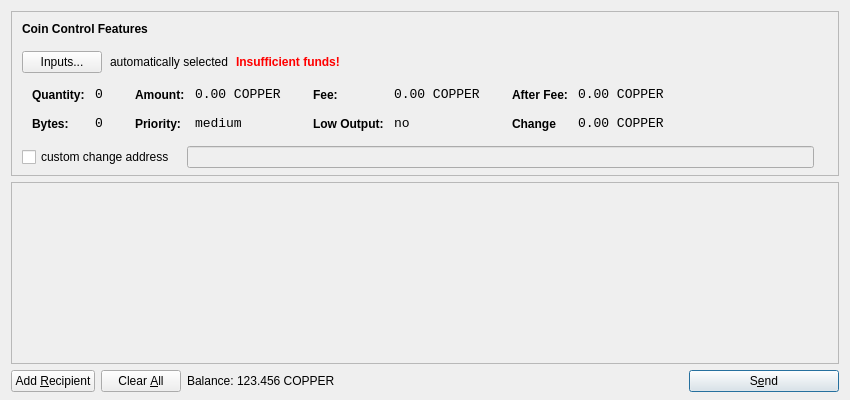
<?xml version="1.0" encoding="UTF-8"?>
<ui version="4.0">
 <class>SendCoinsDialog</class>
 <widget class="QDialog" name="SendCoinsDialog">
  <property name="geometry">
   <rect>
    <x>0</x>
    <y>0</y>
    <width>850</width>
    <height>400</height>
   </rect>
  </property>
  <property name="windowTitle">
   <string>Send Coins</string>
  </property>
  <layout class="QVBoxLayout" name="verticalLayout" stretch="0,1,0">
   <property name="bottomMargin">
    <number>8</number>
   </property>
   <item>
    <widget class="QFrame" name="frameCoinControl">
     <property name="sizePolicy">
      <sizepolicy hsizetype="Expanding" vsizetype="Expanding">
       <horstretch>0</horstretch>
       <verstretch>0</verstretch>
      </sizepolicy>
     </property>
     <property name="maximumSize">
      <size>
       <width>16777215</width>
       <height>16777215</height>
      </size>
     </property>
     <property name="frameShape">
      <enum>QFrame::StyledPanel</enum>
     </property>
     <property name="frameShadow">
      <enum>QFrame::Sunken</enum>
     </property>
     <layout class="QVBoxLayout" name="verticalLayoutCoinControl2">
      <property name="spacing">
       <number>-1</number>
      </property>
      <property name="leftMargin">
       <number>0</number>
      </property>
      <property name="topMargin">
       <number>0</number>
      </property>
      <property name="rightMargin">
       <number>0</number>
      </property>
      <property name="bottomMargin">
       <number>6</number>
      </property>
      <item>
       <layout class="QVBoxLayout" name="verticalLayoutCoinControl" stretch="0,0,0,0,1">
        <property name="spacing">
         <number>0</number>
        </property>
        <property name="leftMargin">
         <number>10</number>
        </property>
        <property name="topMargin">
         <number>10</number>
        </property>
        <item>
         <layout class="QHBoxLayout" name="horizontalLayoutCoinControl1">
          <property name="bottomMargin">
           <number>15</number>
          </property>
          <item>
           <widget class="QLabel" name="labelCoinControlFeatures">
            <property name="sizePolicy">
             <sizepolicy hsizetype="Preferred" vsizetype="Maximum">
              <horstretch>0</horstretch>
              <verstretch>0</verstretch>
             </sizepolicy>
            </property>
            <property name="font">
             <font>
              <weight>75</weight>
              <bold>true</bold>
             </font>
            </property>
            <property name="styleSheet">
             <string notr="true">font-weight:bold;</string>
            </property>
            <property name="text">
             <string>Coin Control Features</string>
            </property>
           </widget>
          </item>
         </layout>
        </item>
        <item>
         <layout class="QHBoxLayout" name="horizontalLayoutCoinControl2" stretch="0,0,0,0">
          <property name="spacing">
           <number>8</number>
          </property>
          <property name="bottomMargin">
           <number>10</number>
          </property>
          <item>
           <widget class="QPushButton" name="pushButtonCoinControl">
            <property name="styleSheet">
             <string notr="true"/>
            </property>
            <property name="text">
             <string>Inputs...</string>
            </property>
           </widget>
          </item>
          <item>
           <widget class="QLabel" name="labelCoinControlAutomaticallySelected">
            <property name="text">
             <string>automatically selected</string>
            </property>
            <property name="margin">
             <number>5</number>
            </property>
           </widget>
          </item>
          <item>
           <widget class="QLabel" name="labelCoinControlInsuffFunds">
            <property name="font">
             <font>
              <weight>75</weight>
              <bold>true</bold>
             </font>
            </property>
            <property name="styleSheet">
             <string notr="true">color:red;font-weight:bold;</string>
            </property>
            <property name="text">
             <string>Insufficient funds!</string>
            </property>
            <property name="margin">
             <number>5</number>
            </property>
           </widget>
          </item>
          <item>
           <spacer name="horizontalSpacerCoinControl">
            <property name="orientation">
             <enum>Qt::Horizontal</enum>
            </property>
            <property name="sizeHint" stdset="0">
             <size>
              <width>40</width>
              <height>1</height>
             </size>
            </property>
           </spacer>
          </item>
         </layout>
        </item>
        <item>
         <widget class="QWidget" name="widgetCoinControl" native="true">
          <property name="sizePolicy">
           <sizepolicy hsizetype="Preferred" vsizetype="Preferred">
            <horstretch>0</horstretch>
            <verstretch>0</verstretch>
           </sizepolicy>
          </property>
          <property name="minimumSize">
           <size>
            <width>0</width>
            <height>0</height>
           </size>
          </property>
          <property name="styleSheet">
           <string notr="true"/>
          </property>
          <layout class="QHBoxLayout" name="horizontalLayoutCoinControl5">
           <property name="margin">
            <number>0</number>
           </property>
           <item>
            <layout class="QHBoxLayout" name="horizontalLayoutCoinControl3" stretch="0,0,0,1">
             <property name="spacing">
              <number>20</number>
             </property>
             <property name="topMargin">
              <number>0</number>
             </property>
             <property name="bottomMargin">
              <number>10</number>
             </property>
             <item>
              <layout class="QFormLayout" name="formLayoutCoinControl1">
               <property name="horizontalSpacing">
                <number>10</number>
               </property>
               <property name="verticalSpacing">
                <number>14</number>
               </property>
               <property name="leftMargin">
                <number>10</number>
               </property>
               <property name="topMargin">
                <number>4</number>
               </property>
               <property name="rightMargin">
                <number>6</number>
               </property>
               <item row="0" column="0">
                <widget class="QLabel" name="labelCoinControlQuantityText">
                 <property name="styleSheet">
                  <string notr="true">font-weight:bold;</string>
                 </property>
                 <property name="text">
                  <string>Quantity:</string>
                 </property>
                 <property name="margin">
                  <number>0</number>
                 </property>
                </widget>
               </item>
               <item row="0" column="1">
                <widget class="QLabel" name="labelCoinControlQuantity">
                 <property name="font">
                  <font>
                   <family>Monospace</family>
                   <pointsize>10</pointsize>
                  </font>
                 </property>
                 <property name="cursor">
                  <cursorShape>IBeamCursor</cursorShape>
                 </property>
                 <property name="contextMenuPolicy">
                  <enum>Qt::ActionsContextMenu</enum>
                 </property>
                 <property name="text">
                  <string>0</string>
                 </property>
                 <property name="margin">
                  <number>0</number>
                 </property>
                 <property name="textInteractionFlags">
                  <set>Qt::LinksAccessibleByMouse|Qt::TextSelectableByKeyboard|Qt::TextSelectableByMouse</set>
                 </property>
                </widget>
               </item>
               <item row="1" column="0">
                <widget class="QLabel" name="labelCoinControlBytesText">
                 <property name="styleSheet">
                  <string notr="true">font-weight:bold;</string>
                 </property>
                 <property name="text">
                  <string>Bytes:</string>
                 </property>
                </widget>
               </item>
               <item row="1" column="1">
                <widget class="QLabel" name="labelCoinControlBytes">
                 <property name="font">
                  <font>
                   <family>Monospace</family>
                   <pointsize>10</pointsize>
                  </font>
                 </property>
                 <property name="cursor">
                  <cursorShape>IBeamCursor</cursorShape>
                 </property>
                 <property name="contextMenuPolicy">
                  <enum>Qt::ActionsContextMenu</enum>
                 </property>
                 <property name="text">
                  <string>0</string>
                 </property>
                 <property name="textInteractionFlags">
                  <set>Qt::LinksAccessibleByMouse|Qt::TextSelectableByKeyboard|Qt::TextSelectableByMouse</set>
                 </property>
                </widget>
               </item>
              </layout>
             </item>
             <item>
              <layout class="QFormLayout" name="formLayoutCoinControl2">
               <property name="horizontalSpacing">
                <number>10</number>
               </property>
               <property name="verticalSpacing">
                <number>14</number>
               </property>
               <property name="leftMargin">
                <number>6</number>
               </property>
               <property name="topMargin">
                <number>4</number>
               </property>
               <property name="rightMargin">
                <number>6</number>
               </property>
               <item row="0" column="0">
                <widget class="QLabel" name="labelCoinControlAmountText">
                 <property name="styleSheet">
                  <string notr="true">font-weight:bold;</string>
                 </property>
                 <property name="text">
                  <string>Amount:</string>
                 </property>
                 <property name="margin">
                  <number>0</number>
                 </property>
                </widget>
               </item>
               <item row="0" column="1">
                <widget class="QLabel" name="labelCoinControlAmount">
                 <property name="font">
                  <font>
                   <family>Monospace</family>
                   <pointsize>10</pointsize>
                  </font>
                 </property>
                 <property name="cursor">
                  <cursorShape>IBeamCursor</cursorShape>
                 </property>
                 <property name="contextMenuPolicy">
                  <enum>Qt::ActionsContextMenu</enum>
                 </property>
                 <property name="text">
                  <string>0.00 COPPER</string>
                 </property>
                 <property name="textInteractionFlags">
                  <set>Qt::LinksAccessibleByMouse|Qt::TextSelectableByKeyboard|Qt::TextSelectableByMouse</set>
                 </property>
                </widget>
               </item>
               <item row="1" column="0">
                <widget class="QLabel" name="labelCoinControlPriorityText">
                 <property name="styleSheet">
                  <string notr="true">font-weight:bold;</string>
                 </property>
                 <property name="text">
                  <string>Priority:</string>
                 </property>
                </widget>
               </item>
               <item row="1" column="1">
                <widget class="QLabel" name="labelCoinControlPriority">
                 <property name="font">
                  <font>
                   <family>Monospace</family>
                   <pointsize>10</pointsize>
                  </font>
                 </property>
                 <property name="cursor">
                  <cursorShape>IBeamCursor</cursorShape>
                 </property>
                 <property name="contextMenuPolicy">
                  <enum>Qt::ActionsContextMenu</enum>
                 </property>
                 <property name="text">
                  <string>medium</string>
                 </property>
                 <property name="textInteractionFlags">
                  <set>Qt::LinksAccessibleByMouse|Qt::TextSelectableByKeyboard|Qt::TextSelectableByMouse</set>
                 </property>
                </widget>
               </item>
              </layout>
             </item>
             <item>
              <layout class="QFormLayout" name="formLayoutCoinControl3">
               <property name="horizontalSpacing">
                <number>10</number>
               </property>
               <property name="verticalSpacing">
                <number>14</number>
               </property>
               <property name="leftMargin">
                <number>6</number>
               </property>
               <property name="topMargin">
                <number>4</number>
               </property>
               <property name="rightMargin">
                <number>6</number>
               </property>
               <item row="0" column="0">
                <widget class="QLabel" name="labelCoinControlFeeText">
                 <property name="styleSheet">
                  <string notr="true">font-weight:bold;</string>
                 </property>
                 <property name="text">
                  <string>Fee:</string>
                 </property>
                 <property name="margin">
                  <number>0</number>
                 </property>
                </widget>
               </item>
               <item row="0" column="1">
                <widget class="QLabel" name="labelCoinControlFee">
                 <property name="font">
                  <font>
                   <family>Monospace</family>
                   <pointsize>10</pointsize>
                  </font>
                 </property>
                 <property name="cursor">
                  <cursorShape>IBeamCursor</cursorShape>
                 </property>
                 <property name="contextMenuPolicy">
                  <enum>Qt::ActionsContextMenu</enum>
                 </property>
                 <property name="text">
                  <string>0.00 COPPER</string>
                 </property>
                 <property name="textInteractionFlags">
                  <set>Qt::LinksAccessibleByMouse|Qt::TextSelectableByKeyboard|Qt::TextSelectableByMouse</set>
                 </property>
                </widget>
               </item>
               <item row="1" column="0">
                <widget class="QLabel" name="labelCoinControlLowOutputText">
                 <property name="styleSheet">
                  <string notr="true">font-weight:bold;</string>
                 </property>
                 <property name="text">
                  <string>Low Output:</string>
                 </property>
                </widget>
               </item>
               <item row="1" column="1">
                <widget class="QLabel" name="labelCoinControlLowOutput">
                 <property name="font">
                  <font>
                   <family>Monospace</family>
                   <pointsize>10</pointsize>
                  </font>
                 </property>
                 <property name="cursor">
                  <cursorShape>IBeamCursor</cursorShape>
                 </property>
                 <property name="contextMenuPolicy">
                  <enum>Qt::ActionsContextMenu</enum>
                 </property>
                 <property name="text">
                  <string>no</string>
                 </property>
                 <property name="textInteractionFlags">
                  <set>Qt::LinksAccessibleByMouse|Qt::TextSelectableByKeyboard|Qt::TextSelectableByMouse</set>
                 </property>
                </widget>
               </item>
              </layout>
             </item>
             <item>
              <layout class="QFormLayout" name="formLayoutCoinControl4">
               <property name="horizontalSpacing">
                <number>10</number>
               </property>
               <property name="verticalSpacing">
                <number>14</number>
               </property>
               <property name="leftMargin">
                <number>6</number>
               </property>
               <property name="topMargin">
                <number>4</number>
               </property>
               <property name="rightMargin">
                <number>6</number>
               </property>
               <item row="0" column="0">
                <widget class="QLabel" name="labelCoinControlAfterFeeText">
                 <property name="styleSheet">
                  <string notr="true">font-weight:bold;</string>
                 </property>
                 <property name="text">
                  <string>After Fee:</string>
                 </property>
                 <property name="margin">
                  <number>0</number>
                 </property>
                </widget>
               </item>
               <item row="0" column="1">
                <widget class="QLabel" name="labelCoinControlAfterFee">
                 <property name="font">
                  <font>
                   <family>Monospace</family>
                   <pointsize>10</pointsize>
                  </font>
                 </property>
                 <property name="cursor">
                  <cursorShape>IBeamCursor</cursorShape>
                 </property>
                 <property name="contextMenuPolicy">
                  <enum>Qt::ActionsContextMenu</enum>
                 </property>
                 <property name="text">
                  <string>0.00 COPPER</string>
                 </property>
                 <property name="textInteractionFlags">
                  <set>Qt::LinksAccessibleByMouse|Qt::TextSelectableByKeyboard|Qt::TextSelectableByMouse</set>
                 </property>
                </widget>
               </item>
               <item row="1" column="0">
                <widget class="QLabel" name="labelCoinControlChangeText">
                 <property name="styleSheet">
                  <string notr="true">font-weight:bold;</string>
                 </property>
                 <property name="text">
                  <string>Change</string>
                 </property>
                </widget>
               </item>
               <item row="1" column="1">
                <widget class="QLabel" name="labelCoinControlChange">
                 <property name="font">
                  <font>
                   <family>Monospace</family>
                   <pointsize>10</pointsize>
                  </font>
                 </property>
                 <property name="cursor">
                  <cursorShape>IBeamCursor</cursorShape>
                 </property>
                 <property name="contextMenuPolicy">
                  <enum>Qt::ActionsContextMenu</enum>
                 </property>
                 <property name="text">
                  <string>0.00 COPPER</string>
                 </property>
                 <property name="textInteractionFlags">
                  <set>Qt::LinksAccessibleByMouse|Qt::TextSelectableByKeyboard|Qt::TextSelectableByMouse</set>
                 </property>
                </widget>
               </item>
              </layout>
             </item>
            </layout>
           </item>
          </layout>
         </widget>
        </item>
        <item>
         <layout class="QHBoxLayout" name="horizontalLayoutCoinControl4" stretch="0,0,0">
          <property name="spacing">
           <number>12</number>
          </property>
          <property name="sizeConstraint">
           <enum>QLayout::SetDefaultConstraint</enum>
          </property>
          <property name="topMargin">
           <number>5</number>
          </property>
          <property name="rightMargin">
           <number>5</number>
          </property>
          <item>
           <widget class="QCheckBox" name="checkBoxCoinControlChange">
            <property name="text">
             <string>custom change address</string>
            </property>
           </widget>
          </item>
          <item>
           <widget class="QLineEdit" name="lineEditCoinControlChange">
            <property name="enabled">
             <bool>false</bool>
            </property>
            <property name="sizePolicy">
             <sizepolicy hsizetype="Expanding" vsizetype="Fixed">
              <horstretch>0</horstretch>
              <verstretch>0</verstretch>
             </sizepolicy>
            </property>
           </widget>
          </item>
          <item>
           <widget class="QLabel" name="labelCoinControlChangeLabel">
            <property name="sizePolicy">
             <sizepolicy hsizetype="Preferred" vsizetype="Expanding">
              <horstretch>0</horstretch>
              <verstretch>0</verstretch>
             </sizepolicy>
            </property>
            <property name="minimumSize">
             <size>
              <width>0</width>
              <height>0</height>
             </size>
            </property>
            <property name="text">
             <string/>
            </property>
            <property name="margin">
             <number>3</number>
            </property>
           </widget>
          </item>
         </layout>
        </item>
        <item>
         <spacer name="verticalSpacerCoinControl">
          <property name="orientation">
           <enum>Qt::Vertical</enum>
          </property>
          <property name="sizeHint" stdset="0">
           <size>
            <width>800</width>
            <height>1</height>
           </size>
          </property>
         </spacer>
        </item>
       </layout>
      </item>
     </layout>
    </widget>
   </item>
   <item>
    <widget class="QScrollArea" name="scrollArea">
     <property name="widgetResizable">
      <bool>true</bool>
     </property>
     <widget class="QWidget" name="scrollAreaWidgetContents">
      <property name="geometry">
       <rect>
        <x>0</x>
        <y>0</y>
        <width>830</width>
        <height>165</height>
       </rect>
      </property>
      <layout class="QVBoxLayout" name="verticalLayout_2">
       <property name="margin">
        <number>0</number>
       </property>
       <item>
        <layout class="QVBoxLayout" name="entries">
         <property name="spacing">
          <number>6</number>
         </property>
        </layout>
       </item>
       <item>
        <spacer name="verticalSpacer">
         <property name="orientation">
          <enum>Qt::Vertical</enum>
         </property>
         <property name="sizeHint" stdset="0">
          <size>
           <width>20</width>
           <height>40</height>
          </size>
         </property>
        </spacer>
       </item>
      </layout>
     </widget>
    </widget>
   </item>
   <item>
    <layout class="QHBoxLayout" name="horizontalLayout">
     <item>
      <widget class="QPushButton" name="addButton">
       <property name="toolTip">
        <string>Send to multiple recipients at once</string>
       </property>
       <property name="text">
        <string>Add &amp;Recipient</string>
       </property>
       <property name="icon">
        <iconset resource="../bitcoin.qrc">
         <normaloff>:/icons/add</normaloff>:/icons/add</iconset>
       </property>
       <property name="autoDefault">
        <bool>false</bool>
       </property>
      </widget>
     </item>
     <item>
      <widget class="QPushButton" name="clearButton">
       <property name="sizePolicy">
        <sizepolicy hsizetype="Minimum" vsizetype="Fixed">
         <horstretch>0</horstretch>
         <verstretch>0</verstretch>
        </sizepolicy>
       </property>
       <property name="toolTip">
        <string>Remove all transaction fields</string>
       </property>
       <property name="text">
        <string>Clear &amp;All</string>
       </property>
       <property name="icon">
        <iconset resource="../bitcoin.qrc">
         <normaloff>:/icons/remove</normaloff>:/icons/remove</iconset>
       </property>
       <property name="autoRepeatDelay">
        <number>300</number>
       </property>
       <property name="autoDefault">
        <bool>false</bool>
       </property>
      </widget>
     </item>
     <item>
      <layout class="QHBoxLayout" name="horizontalLayout_2">
       <property name="spacing">
        <number>3</number>
       </property>
       <item>
        <widget class="QLabel" name="label">
         <property name="sizePolicy">
          <sizepolicy hsizetype="Preferred" vsizetype="Fixed">
           <horstretch>0</horstretch>
           <verstretch>0</verstretch>
          </sizepolicy>
         </property>
         <property name="text">
          <string>Balance:</string>
         </property>
        </widget>
       </item>
       <item>
        <widget class="QLabel" name="labelBalance">
         <property name="sizePolicy">
          <sizepolicy hsizetype="Preferred" vsizetype="Fixed">
           <horstretch>0</horstretch>
           <verstretch>0</verstretch>
          </sizepolicy>
         </property>
         <property name="cursor">
          <cursorShape>IBeamCursor</cursorShape>
         </property>
         <property name="text">
          <string>123.456 COPPER</string>
         </property>
         <property name="textInteractionFlags">
          <set>Qt::LinksAccessibleByMouse|Qt::TextSelectableByKeyboard|Qt::TextSelectableByMouse</set>
         </property>
        </widget>
       </item>
      </layout>
     </item>
     <item>
      <spacer name="horizontalSpacer">
       <property name="orientation">
        <enum>Qt::Horizontal</enum>
       </property>
       <property name="sizeHint" stdset="0">
        <size>
         <width>40</width>
         <height>20</height>
        </size>
       </property>
      </spacer>
     </item>
     <item>
      <widget class="QPushButton" name="sendButton">
       <property name="minimumSize">
        <size>
         <width>150</width>
         <height>0</height>
        </size>
       </property>
       <property name="toolTip">
        <string>Confirm the send action</string>
       </property>
       <property name="text">
        <string>S&amp;end</string>
       </property>
       <property name="icon">
        <iconset resource="../bitcoin.qrc">
         <normaloff>:/icons/send</normaloff>:/icons/send</iconset>
       </property>
       <property name="default">
        <bool>true</bool>
       </property>
      </widget>
     </item>
    </layout>
   </item>
  </layout>
 </widget>
 <resources>
  <include location="../bitcoin.qrc"/>
 </resources>
 <connections/>
</ui>
